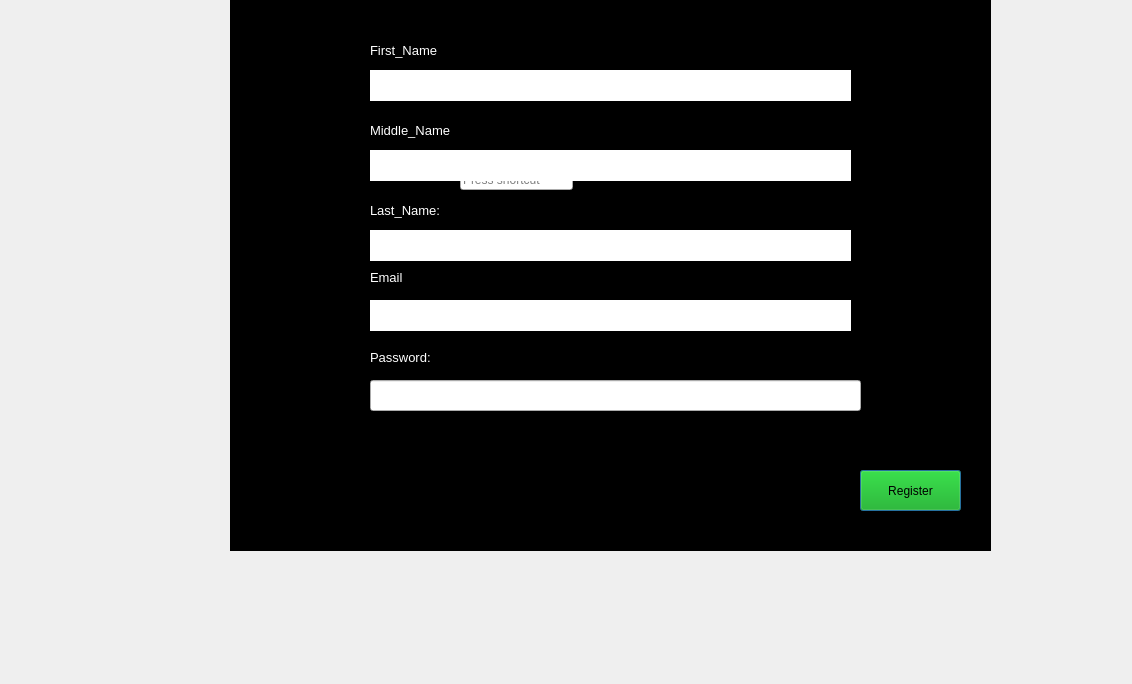
<?xml version="1.0" encoding="UTF-8"?>
<ui version="4.0">
 <class>Dialog</class>
 <widget class="QDialog" name="Dialog">
  <property name="geometry">
   <rect>
    <x>0</x>
    <y>0</y>
    <width>1132</width>
    <height>684</height>
   </rect>
  </property>
  <property name="windowTitle">
   <string>Dialog</string>
  </property>
  <widget class="QLabel" name="label">
   <property name="geometry">
    <rect>
     <x>230</x>
     <y>0</y>
     <width>761</width>
     <height>551</height>
    </rect>
   </property>
   <property name="styleSheet">
    <string notr="true">background-color: rgb(0, 0, 0);</string>
   </property>
   <property name="text">
    <string/>
   </property>
  </widget>
  <widget class="QKeySequenceEdit" name="fomo">
   <property name="geometry">
    <rect>
     <x>460</x>
     <y>170</y>
     <width>113</width>
     <height>20</height>
    </rect>
   </property>
  </widget>
  <widget class="QLabel" name="label_2">
   <property name="geometry">
    <rect>
     <x>370</x>
     <y>30</y>
     <width>91</width>
     <height>41</height>
    </rect>
   </property>
   <property name="text">
    <string>&lt;html&gt;&lt;head/&gt;&lt;body&gt;&lt;p&gt;&lt;span style=&quot; font-size:10pt; color:#ffffff;&quot;&gt;First_Name&lt;/span&gt;&lt;/p&gt;&lt;/body&gt;&lt;/html&gt;</string>
   </property>
  </widget>
  <widget class="QLabel" name="label_3">
   <property name="geometry">
    <rect>
     <x>370</x>
     <y>70</y>
     <width>481</width>
     <height>31</height>
    </rect>
   </property>
   <property name="styleSheet">
    <string notr="true">background-color: rgb(255, 255, 255);</string>
   </property>
   <property name="text">
    <string/>
   </property>
  </widget>
  <widget class="QLabel" name="label_4">
   <property name="geometry">
    <rect>
     <x>370</x>
     <y>120</y>
     <width>81</width>
     <height>21</height>
    </rect>
   </property>
   <property name="text">
    <string>&lt;html&gt;&lt;head/&gt;&lt;body&gt;&lt;p&gt;&lt;span style=&quot; font-size:10pt; color:#ffffff;&quot;&gt;Middle_Name:&lt;/span&gt;&lt;/p&gt;&lt;/body&gt;&lt;/html&gt;</string>
   </property>
  </widget>
  <widget class="QLabel" name="label_5">
   <property name="geometry">
    <rect>
     <x>370</x>
     <y>150</y>
     <width>481</width>
     <height>31</height>
    </rect>
   </property>
   <property name="styleSheet">
    <string notr="true">background-color: rgb(255, 255, 255);</string>
   </property>
   <property name="text">
    <string/>
   </property>
  </widget>
  <widget class="QLabel" name="label_8">
   <property name="geometry">
    <rect>
     <x>370</x>
     <y>200</y>
     <width>81</width>
     <height>21</height>
    </rect>
   </property>
   <property name="text">
    <string>&lt;html&gt;&lt;head/&gt;&lt;body&gt;&lt;p&gt;&lt;span style=&quot; font-size:10pt; color:#ffffff;&quot;&gt;Last_Name:&lt;/span&gt;&lt;/p&gt;&lt;/body&gt;&lt;/html&gt;</string>
   </property>
  </widget>
  <widget class="QLabel" name="label_6">
   <property name="geometry">
    <rect>
     <x>370</x>
     <y>230</y>
     <width>481</width>
     <height>31</height>
    </rect>
   </property>
   <property name="styleSheet">
    <string notr="true">background-color: rgb(255, 255, 255);</string>
   </property>
   <property name="text">
    <string/>
   </property>
  </widget>
  <widget class="QLabel" name="label_7">
   <property name="geometry">
    <rect>
     <x>370</x>
     <y>270</y>
     <width>47</width>
     <height>13</height>
    </rect>
   </property>
   <property name="text">
    <string>&lt;html&gt;&lt;head/&gt;&lt;body&gt;&lt;p&gt;&lt;span style=&quot; font-size:10pt; color:#ffffff;&quot;&gt;Email&lt;/span&gt;&lt;/p&gt;&lt;/body&gt;&lt;/html&gt;</string>
   </property>
  </widget>
  <widget class="QLabel" name="label_9">
   <property name="geometry">
    <rect>
     <x>370</x>
     <y>300</y>
     <width>481</width>
     <height>31</height>
    </rect>
   </property>
   <property name="styleSheet">
    <string notr="true">background-color: rgb(255, 255, 255);</string>
   </property>
   <property name="text">
    <string/>
   </property>
  </widget>
  <widget class="QLabel" name="label_10">
   <property name="geometry">
    <rect>
     <x>370</x>
     <y>350</y>
     <width>61</width>
     <height>16</height>
    </rect>
   </property>
   <property name="text">
    <string>&lt;html&gt;&lt;head/&gt;&lt;body&gt;&lt;p&gt;&lt;span style=&quot; font-size:10pt; color:#ffffff;&quot;&gt;Password:&lt;/span&gt;&lt;/p&gt;&lt;/body&gt;&lt;/html&gt;</string>
   </property>
  </widget>
  <widget class="QLineEdit" name="lineEdit">
   <property name="geometry">
    <rect>
     <x>370</x>
     <y>380</y>
     <width>491</width>
     <height>31</height>
    </rect>
   </property>
  </widget>
  <widget class="QPushButton" name="pushButton">
   <property name="geometry">
    <rect>
     <x>860</x>
     <y>470</y>
     <width>101</width>
     <height>41</height>
    </rect>
   </property>
   <property name="styleSheet">
    <string notr="true">background-color: rgb(0, 170, 0);</string>
   </property>
   <property name="text">
    <string>Register</string>
   </property>
  </widget>
 </widget>
 <resources/>
 <connections/>
</ui>
